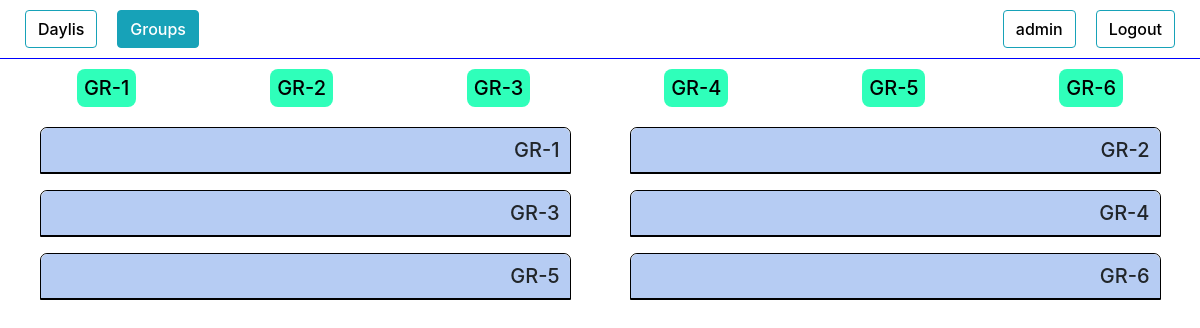
Page /groups/ (signed in) on the earlier database version.
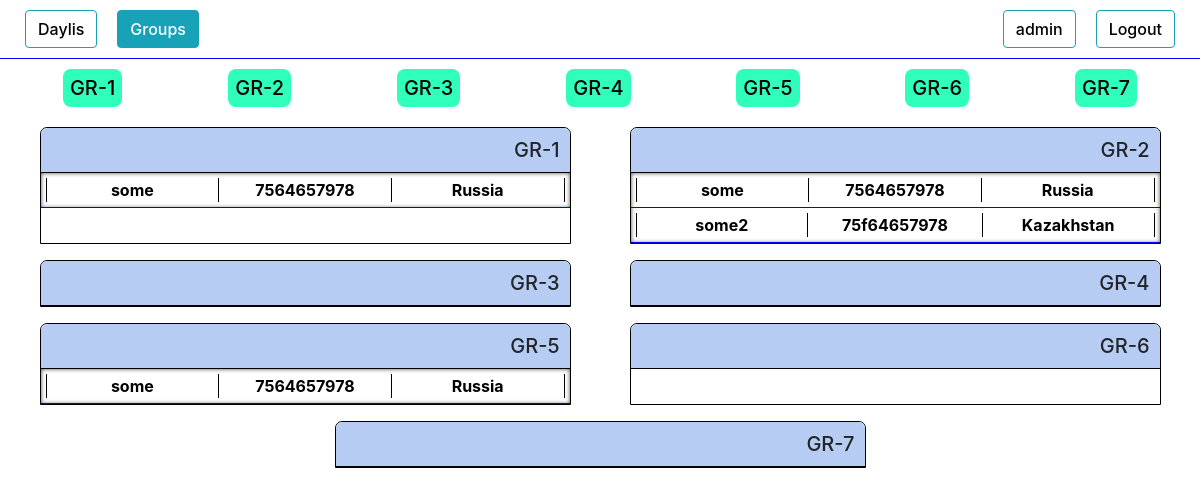
Same page on the later database version.
### authorization/models.py (models this page shows, shortened)
class Group(models.Model):
    name            = models.CharField(max_length=100, blank=True)
    created_date    = models.DateTimeField(blank=True, null=True)
    time_start      = models.DateTimeField(blank=True, null=True)
    time_end        = models.DateTimeField(blank=True, null=True)
    def __str__(self):
        return self.name
    def get_related(self):
        li = People.objects.filter(group = self)
        return li

class People(models.Model):
    request_date    = models.DateTimeField(blank=True, null=True)
    name            = models.CharField(max_length=100, blank=True)
    phone           = models.CharField(max_length=100, blank=True)
    email           = models.CharField(max_length=100, blank=True)
    course          = models.CharField(max_length=100, blank=True)
    country         = models.CharField(max_length=100, blank=True)
    university      = models.CharField(max_length=100, blank=True)
    work            = models.CharField(max_length=100, blank=True)
    where_from      = models.CharField(max_length=100, blank=True)
    currency        = models.CharField(max_length=100, blank=True)
    course_price    = models.IntegerField(blank=True, null=True)
    comments        = models.TextField(blank=True)
    wishes          = models.TextField(blank=True)
    callback_time   = models.DateTimeField(blank=True, null=True)
    group           = models.ManyToManyField(Group)
    request_status  = models.CharField(max_length=100, blank=True)
    payment_history = models.TextField(blank=True)
    total_payment   = models.IntegerField(blank=True, null=True)
    payment_source  = models.CharField(max_length=100, blank=True)
    obligation      = models.IntegerField(blank=True, null=True)
    date_added      = models.DateTimeField(blank=True, null=True)

### authorization/views.py (the view)
# urls.py: path('groups/', views.groups, name='groups'),
@login_required
def groups(request):
    if request.method == 'POST':
        n_form = UserUpdateForm(request.POST, instance=request.user)
        if n_form.is_valid():
            n_form.save()
            messages.success(request, f'Data has been updated!')
            return redirect('staff')
        else:
            messages.warning(request, f'Something wrong, maybe this name is allready taken')
            return redirect('staff')
    else:
        n_form = UserUpdateForm(instance=request.user)
        li = set(Group.objects.all())
        context = {
        "n_form":n_form,
        "li":li,
        }
        return render(request,"groups.html",context)

### authorization/templates/groups.html (shortened to what this page needs)
{% load crispy_forms_tags %}
<!DOCTYPE html>
<html lang="en">
<head>
    <link rel="stylesheet" href="https://stackpath.bootstrapcdn.com/bootstrap/4.4.1/css/bootstrap.min.css">
    {% load staticfiles %}
    <link rel="stylesheet" href="{% static 'style.css' %}" type="text/css">
</head>
<body>
    <div class="header">
        <div class="text col-8">
            <button class="btn btn-outline-info" type="button">
                <a href="{% url 'staff' %}">
                    Daylis
                </a>
            </button>
            <button class="btn btn-outline-info active" type="button">
                <a href="{% url 'groups' %}">
                    Groups
                </a>
            </button>
        </div>
        <div class="settings col-4">
        <button class="btn btn-outline-info" type="button" data-toggle="collapse" data-target="#InfoUpdateField" aria-expanded="false">
            {{user.username}}
        </button>
        <button class="btn btn-outline-info" type="button" data-toggle="collapse" data-target="#ConfirmationField" aria-expanded="false">
            Logout
        </button>
    </div>
    </div>
    <div class="content ">
        <div class="new_tables">
            <div class="groups_list">
                {% if li %}
                    {% for list_items in li %}
                            <a href="#{{ list_items }}"><h5>{{ list_items }}</h5></a>
                    {% endfor %}
                {% endif %}
            </div>
            {% if li %}
                <div class="table_groups">
                {% for list_items in li %}
                    <div class="table_group table show" id="{{ list_items }}" >
                        <div class="table_header " >
                            <h5>{{ list_items }}</h5>
                        </div>
                        <div class="table_content table_content_groups show" id='table_content'>
                        {% for item in list_items.get_related %}
                            <div class="item groups_item">
                                <a href="{% url 'item_groups_update' item.id %}" target="_blank" onClick="popupWin = window.open(this.href, 'Window', 'location,width=720,height=800,top=200,left=300'); popupWin.focus(); return false;">
                                    <div class="item_header" data-toggle="collapse" data-target="#item_description" {% if item.call_status %} style="background-color: rgba(255, 157, 0, 0.554);" {% endif %}>
                                        <table class="item_info_table" style="width:100%">
                                            <tr>
                                            <th><div class="name">{{item.name}}</div></th>
                                            <th><div class="phone">{{item.phone}}</div></th>
                                            <th><div class="country">{{item.country}}</div></th>
                                            </tr>
                                        </table>
                                    </div>
                                </a>
                            </div>
                        {% endfor %}
                        </div>
                    </div>
                    {% endfor %}
                </div>
            {% else %}
                <h3 style="text-align: center;">Still no tables or something wrong</h3>
            {% endif %}
        </div>
    </div>
</body>
</html>

Differences in the rows shown:
added Group: name "GR-7"
added People: name "some", phone "7564657978", country "Russia"
added People: name "some2", phone "75f64657978", country "Kazakhstan", shown under Group "GR-2"
